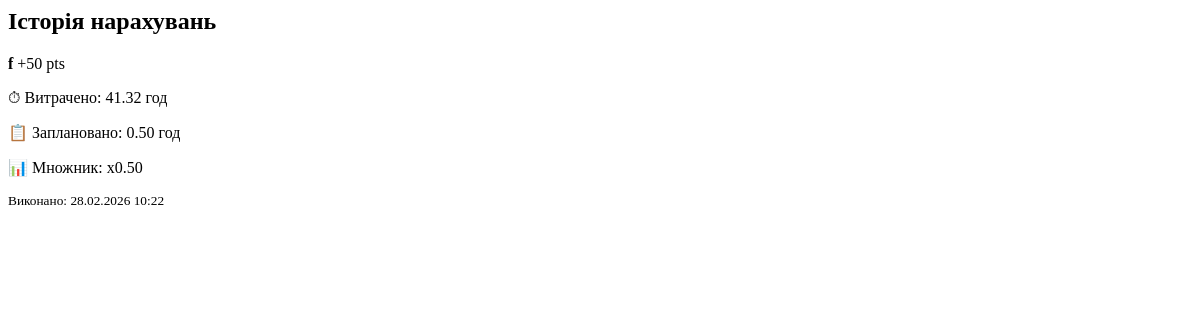
The app's page /rating/history/ (signed in), older data.
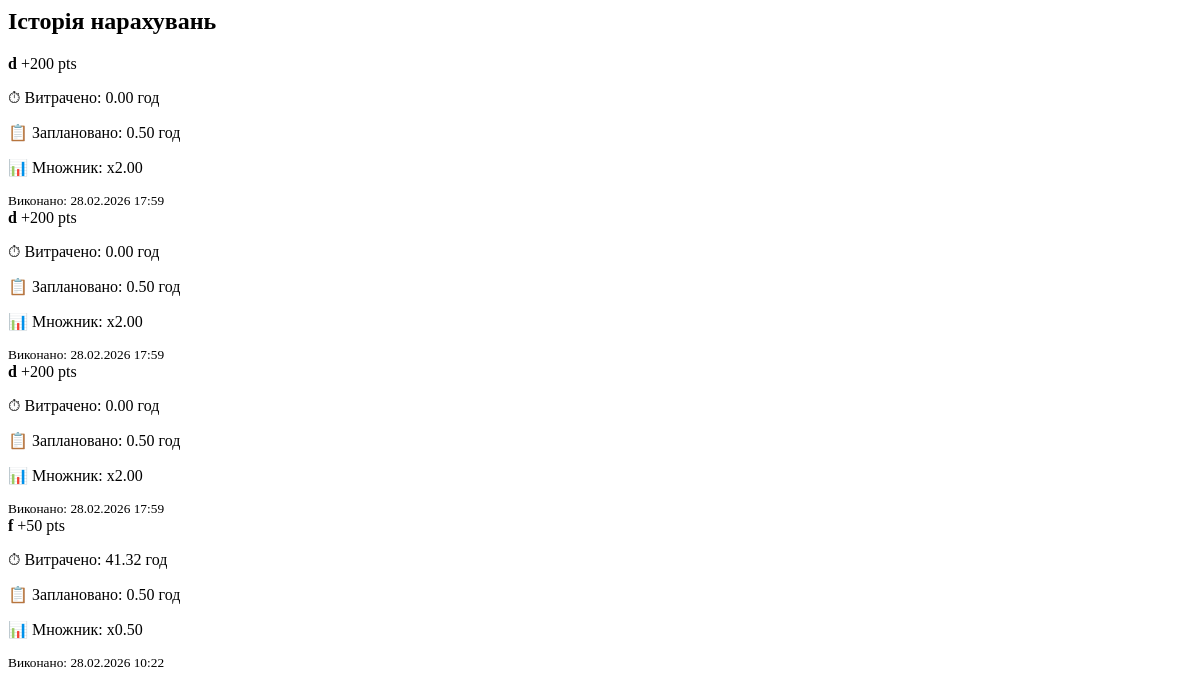
The same page, newer data.
### rating/models.py (models this page shows, shortened)
class RatingHistory(models.Model):
    user = models.ForeignKey(User, on_delete=models.CASCADE)
    task = models.ForeignKey("tasks.Task", on_delete=models.CASCADE)
    earned_points = models.FloatField(default=0)
    multiplier = models.FloatField(default=1)
    time_spent_hours = models.FloatField(default=0)
    estimated_hours = models.FloatField(default=0)
    created_at = models.DateTimeField(auto_now_add=True)
    class Meta:
        unique_together = ("user", "task")

### tasks/models.py (models this page shows, shortened)
class Task(models.Model):
    user = models.ForeignKey(User, on_delete=models.CASCADE)
    title = models.CharField(max_length=255)
    category = models.ForeignKey(Category, null=True, blank=True, on_delete=models.SET_NULL)
    planned_date = models.DateField(
        default=timezone.localdate,
        null=True,
        blank=True
    )
    is_for_today = models.BooleanField(default=False)
    deadline_time = models.TimeField(default="23:59") # Непотрібен
    estimated_hours = models.FloatField(default=1)
    is_completed = models.BooleanField(default=False)
    order = models.IntegerField(default=0)
    created_at = models.DateTimeField(auto_now_add=True)
    completed_at = models.DateTimeField(null=True, blank=True)

### rating/views.py (the view)
# urls.py: path("history/", views.rating_history, name="history"),
@login_required
def rating_history(request):
    history = RatingHistory.objects.filter(
        user=request.user
    ).select_related("task").order_by("-created_at")
    return render(request, "rating/history.html", {
        "history": history
    })

### rating/templates/rating/history.html (shortened to what this page needs)
<h2>Історія нарахувань</h2>
{% for record in history %}
<div class="rating-history-card">
    <div class="history-header">
        <strong>{{ record.task.title }}</strong>
        <span class="points">
            +{{ record.earned_points|floatformat:0 }} pts
        </span>
    </div>
    <div class="history-details">
        <p>
            ⏱ Витрачено:
            {{ record.time_spent_hours|floatformat:2 }} год
        </p>
        <p>
            📋 Заплановано:
            {{ record.estimated_hours|floatformat:2 }} год
        </p>
        <p>
            📊 Множник:
            x{{ record.multiplier|floatformat:2 }}
        </p>
        <small>
            Виконано: {{ record.task.completed_at|date:"d.m.Y H:i" }}
        </small>
    </div>
</div>
{% empty %}
<p>Наразі історії немає.</p>
{% endfor %}

Row changes from the older to the newer data that the page shows:
now on this page (row edited): RatingHistory: task "d", earned_points "200", time_spent_hours "0.00", estimated_hours "0.50", multiplier "2.00", task.completed_at "28.02.2026 17:59"
now on this page (row edited): RatingHistory: task "d", earned_points "200", time_spent_hours "0.00", estimated_hours "0.50", multiplier "2.00", task.completed_at "28.02.2026 17:59"
now on this page (row edited): RatingHistory: task "d", earned_points "200", time_spent_hours "0.00", estimated_hours "0.50", multiplier "2.00", task.completed_at "28.02.2026 17:59"
